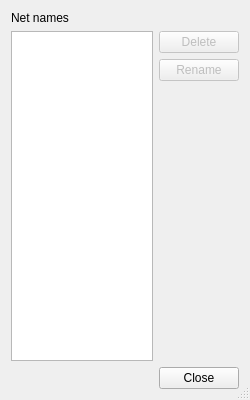
<?xml version="1.0" encoding="UTF-8"?>
<ui version="4.0">
 <class>DialogEditNets</class>
 <widget class="QDialog" name="DialogEditNets">
  <property name="geometry">
   <rect>
    <x>0</x>
    <y>0</y>
    <width>250</width>
    <height>400</height>
   </rect>
  </property>
  <property name="windowTitle">
   <string>Edit Nets</string>
  </property>
  <property name="sizeGripEnabled">
   <bool>true</bool>
  </property>
  <layout class="QVBoxLayout" name="verticalLayout_3">
   <item>
    <layout class="QVBoxLayout" name="verticalLayout_2">
     <item>
      <widget class="QLabel" name="label_1">
       <property name="text">
        <string>Net names</string>
       </property>
      </widget>
     </item>
     <item>
      <layout class="QHBoxLayout" name="horizontalLayout">
       <item>
        <widget class="QListWidget" name="listNets">
         <property name="selectionMode">
          <enum>QAbstractItemView::SelectionMode::ExtendedSelection</enum>
         </property>
         <property name="sortingEnabled">
          <bool>true</bool>
         </property>
        </widget>
       </item>
       <item>
        <layout class="QVBoxLayout" name="verticalLayout_1">
         <item>
          <widget class="QPushButton" name="btDelete">
           <property name="enabled">
            <bool>false</bool>
           </property>
           <property name="text">
            <string>Delete</string>
           </property>
          </widget>
         </item>
         <item>
          <widget class="QPushButton" name="btRename">
           <property name="enabled">
            <bool>false</bool>
           </property>
           <property name="text">
            <string>Rename</string>
           </property>
          </widget>
         </item>
         <item>
          <spacer name="verticalSpacer">
           <property name="orientation">
            <enum>Qt::Orientation::Vertical</enum>
           </property>
           <property name="sizeHint" stdset="0">
            <size>
             <width>20</width>
             <height>40</height>
            </size>
           </property>
          </spacer>
         </item>
        </layout>
       </item>
      </layout>
     </item>
     <item>
      <widget class="QDialogButtonBox" name="buttonBox">
       <property name="orientation">
        <enum>Qt::Orientation::Horizontal</enum>
       </property>
       <property name="standardButtons">
        <set>QDialogButtonBox::StandardButton::Close</set>
       </property>
      </widget>
     </item>
    </layout>
   </item>
  </layout>
 </widget>
 <resources/>
 <connections>
  <connection>
   <sender>buttonBox</sender>
   <signal>accepted()</signal>
   <receiver>DialogEditNets</receiver>
   <slot>accept()</slot>
   <hints>
    <hint type="sourcelabel">
     <x>248</x>
     <y>254</y>
    </hint>
    <hint type="destinationlabel">
     <x>157</x>
     <y>274</y>
    </hint>
   </hints>
  </connection>
  <connection>
   <sender>buttonBox</sender>
   <signal>rejected()</signal>
   <receiver>DialogEditNets</receiver>
   <slot>reject()</slot>
   <hints>
    <hint type="sourcelabel">
     <x>316</x>
     <y>260</y>
    </hint>
    <hint type="destinationlabel">
     <x>286</x>
     <y>274</y>
    </hint>
   </hints>
  </connection>
 </connections>
</ui>
